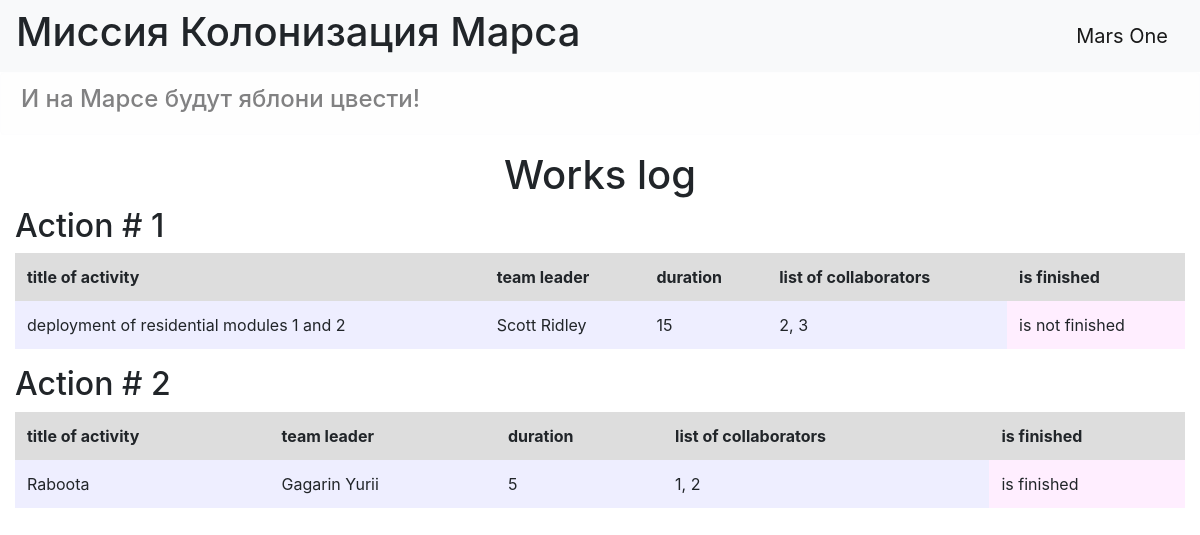
The page / on the database its author committed.
### data/jobs.py (models this page shows)
class Jobs(SqlAlchemyBase):
    __tablename__ = 'jobs'
    id = sqlalchemy.Column(sqlalchemy.Integer,
                           primary_key=True, autoincrement=True)
    team_leader = sqlalchemy.Column(sqlalchemy.Integer,
                                    sqlalchemy.ForeignKey("user.id"))
    job = sqlalchemy.Column(sqlalchemy.String, nullable=True)
    work_size = sqlalchemy.Column(sqlalchemy.Integer, nullable=True)
    collaborators = sqlalchemy.Column(sqlalchemy.String, nullable=True)
    start_date = sqlalchemy.Column(sqlalchemy.String)
    end_date = sqlalchemy.Column(sqlalchemy.String)
    is_finished = sqlalchemy.Column(sqlalchemy.Boolean)
    user = orm.relation('User')

### data/user.py (models this page shows, shortened)
class User(SqlAlchemyBase):
    __tablename__ = 'user'
    id = sqlalchemy.Column(sqlalchemy.Integer,
                           primary_key=True, autoincrement=True)
    surname = sqlalchemy.Column(sqlalchemy.String, nullable=True)
    name = sqlalchemy.Column(sqlalchemy.String, nullable=True)
    age = sqlalchemy.Column(sqlalchemy.Integer, nullable=True)
    position = sqlalchemy.Column(sqlalchemy.String, nullable=True)
    speciality = sqlalchemy.Column(sqlalchemy.String, nullable=True)
    address = sqlalchemy.Column(sqlalchemy.String, nullable=True)
    email = sqlalchemy.Column(sqlalchemy.String, nullable=True, unique=True)
    hashed_password = sqlalchemy.Column(sqlalchemy.String, nullable=True)
    modified_date = sqlalchemy.Column(sqlalchemy.DateTime,
                                      default=datetime.datetime.now)

### main.py (the view)
@app.route("/")
def index():
    db_sess = db_session.create_session()
    jobs = db_sess.query(Jobs)
    return render_template("index.html", news=jobs)

### data/db_session.py (called while the page is built)
def create_session() -> Session:
    global __factory
    return __factory()

### templates/index.html
{% extends "base.html" %}
{% block content %}
<h1 align="center">Works log</h1>
{% for item in news%}
<div class="col-md6">
    <h2>Action # {{item.id}}</h2>
    <table class="table table-borderless">
        <tbody>
            <tr bgcolor="#dddddd">
                <th scope="col">title of activity</th>
                <th scope="col">team leader</th>
                <th scope="col">duration</th>
                <th scope="col">list of collaborators</th>
                <th scope="col">is finished</th>
            </tr>
            <tr bgcolor="#eeeeff">
                <td>{{item.job}}</td>
                <td>{{item.user.surname}} {{item.user.name}}</td>
                <td>{{item.work_size}}</td>
                <td>{{item.collaborators}}</td>
                {% if item.is_finished %}
                    <td bgcolor="#ffeeff">is finished</td>
                {% else %}
                    <td bgcolor="#ffeeff">is not finished</td>
                {% endif %}
            </tr>
        </tbody>
    </table>
</div>
{% endfor %}
{% endblock %}

### templates/base.html (shortened to what this page needs)
<!doctype html>
<html lang="en">
<head>
    <link rel="stylesheet"
          href="https://stackpath.bootstrapcdn.com/bootstrap/4.4.1/css/bootstrap.min.css"
>
</head>
<body>
    <header>
        <nav class="navbar navbar-light bg-light">
            <h1>Миссия Колонизация Марса</h1>
            <a class="navbar-brand">Mars One</a>
        </nav>
    </header>
    <div class="alert alert-light">
        <h4>И на Марсе будут яблони цвести!</h4>
    </div>
    <main role="main" class="container-fluid">
        {% block content %}{% endblock %}
    </main>
</body>

### rows shown on the page
Jobs: id "1", job "deployment of residential modules 1 and 2", user.surname "Scott", user.name "Ridley", work_size "15", collaborators "2, 3", is_finished "is not finished"
Jobs: id "2", job "Raboota", user.surname "Gagarin", user.name "Yurii", work_size "5", collaborators "1, 2", is_finished "is finished"
